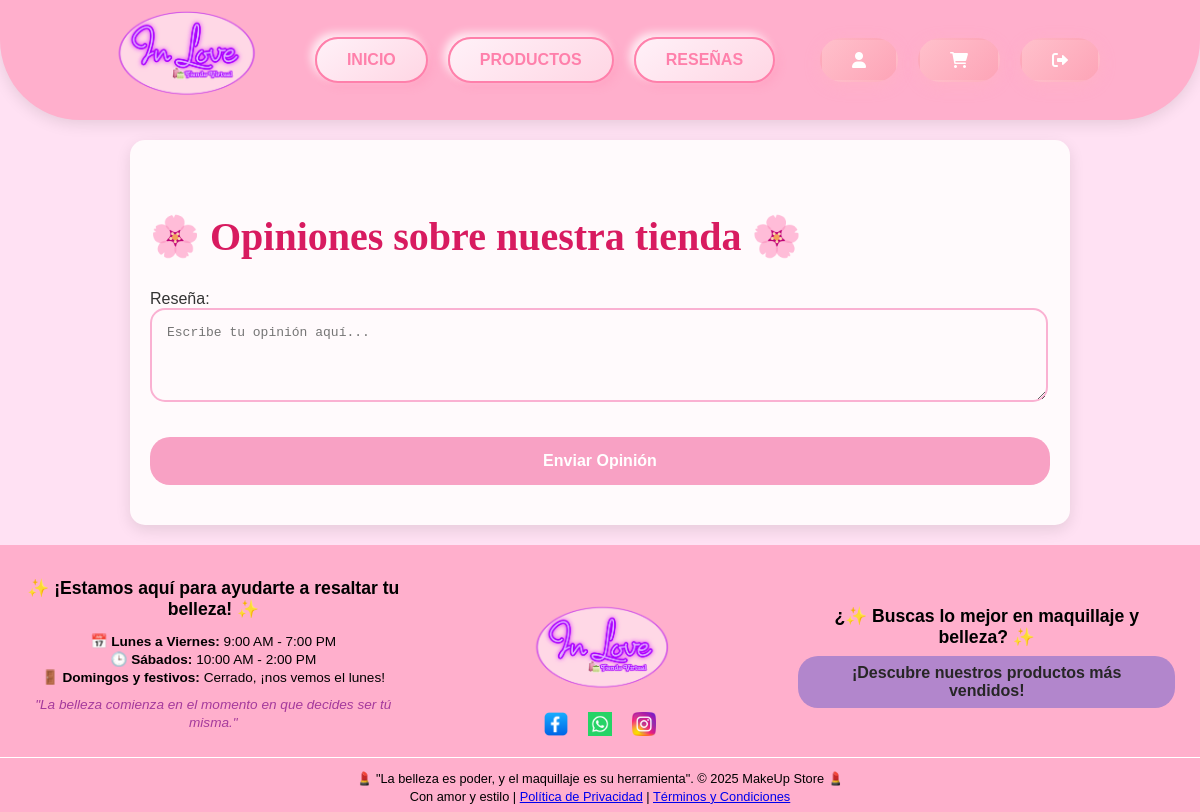
Before: /reseña2/ with the older database file.
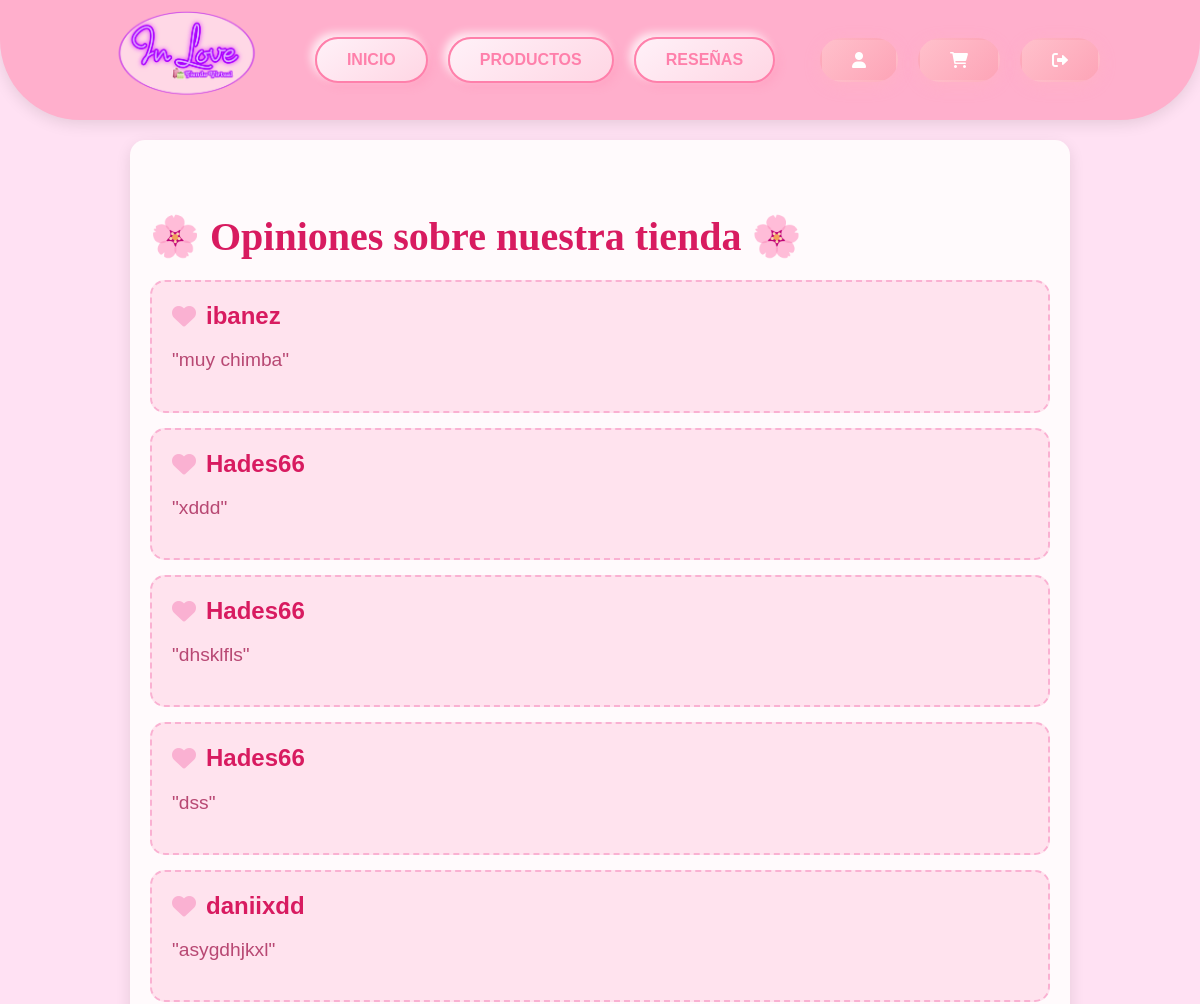
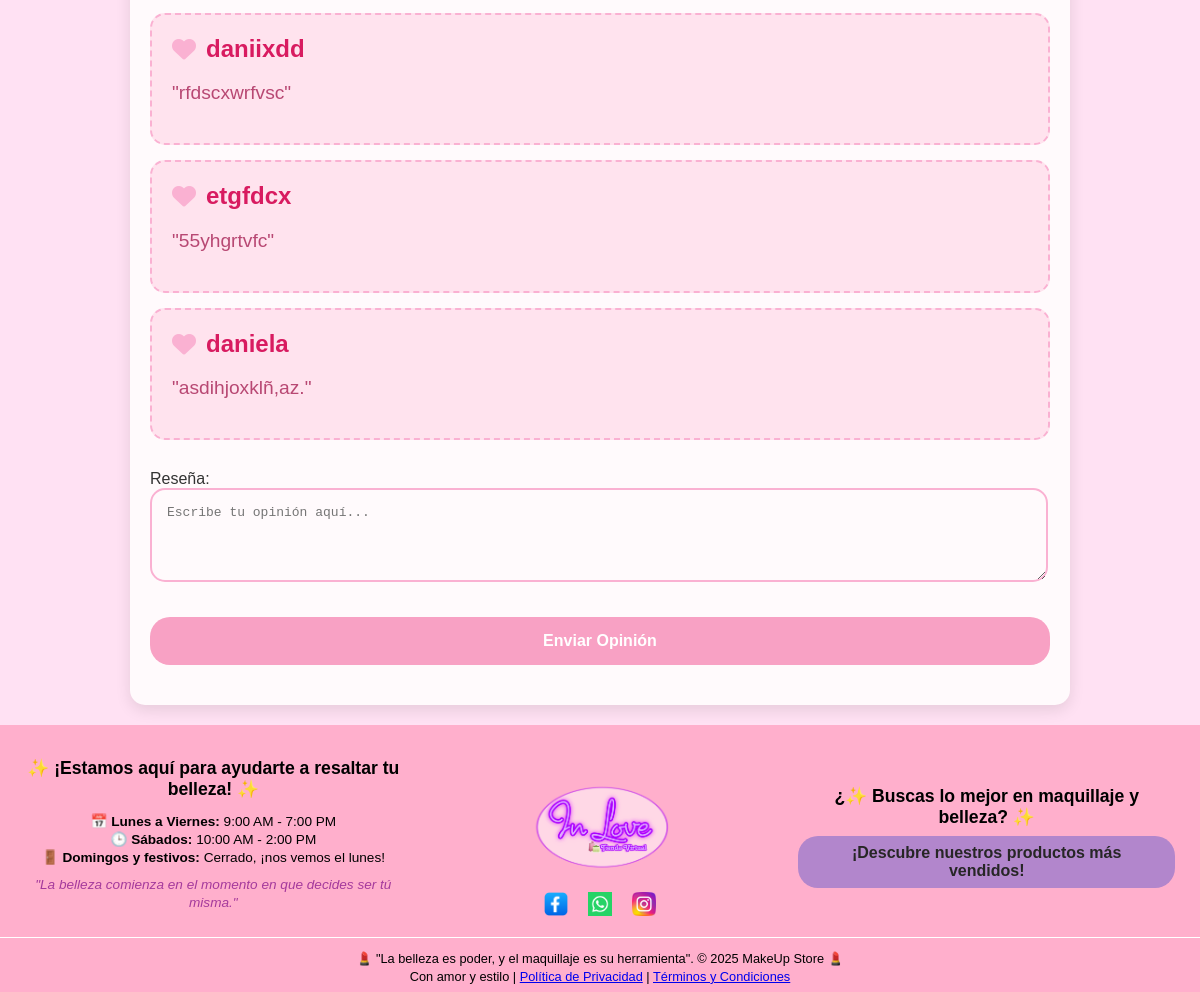
After: the same page with the newer database file (2 pictures, top to bottom).
### love/models.py (models this page shows, shortened)
class Reseña2(models.Model):
    usuario = models.ForeignKey(User, on_delete=models.CASCADE, default=1)
    nombre = models.CharField(max_length=100)
    reseña = models.TextField()
    fecha = models.DateTimeField(auto_now_add=True)

### love/forms.py
class ReseñaForm(forms.ModelForm):
    class Meta:
        model = Reseña2
        fields = ['reseña']  # Solo el campo reseña, ya que el nombre se asigna automáticamente en la vista
        widgets = {
            'reseña': forms.Textarea(attrs={'placeholder': 'Escribe tu opinión aquí...', 'rows': 4}),
        }

### love/views.py (called while the page is built)
def reseña2(request):
    if request.method == 'POST':
        form = ReseñaForm(request.POST)
        if form.is_valid():
            reseña = form.save(commit=False)  # No guardamos aún
            reseña.usuario = request.user  # Asignamos el usuario que está logueado
            reseña.nombre = request.user.username  # Usamos el nombre del usuario automáticamente
            reseña.save()  # Guardamos la reseña
            return redirect('reseña2')  # Redirigimos para que no se repita el envío
    else:
        form = ReseñaForm()
    todas_reseñas = Reseña2.objects.all().order_by('-fecha')
    return render(request, 'tienda/reseña2.html', {
        'form': form,
        'reseñas': todas_reseñas,
    })

### love/templates/tienda/reseña2.html (shortened to what this page needs)
<!DOCTYPE html>
<html lang="es">
  <head>
    {% load static %}
    <link rel="stylesheet" href="/love/static/productos/css/style.css" />
    <link
      rel="stylesheet"
      href="https://cdnjs.cloudflare.com/ajax/libs/font-awesome/6.0.0-beta3/css/all.min.css"
    />
  </head>
  <body>
    <header>
        <div class="logo">
            <img src="/love/static/productos/images/inloveimag.png" alt="MakeUp Store Logo">
        </div>
        <nav>
            <a href="{% url 'index' %}">INICIO</a>
            <a href="{% url 'articulos2' %}">PRODUCTOS</a>
            <a href="{% url 'reseña2' %}">RESEÑAS</a>
        </nav>
        <div class="contact-info">
            <a href="{% url 'profile' %}" class="contact-button">
                <i class="fas fa-user"></i>
            </a>
            <a href="{% url 'carrito' %}" class="contact-button">
                <i class="fas fa-shopping-cart"></i>
            </a>
            <a href="#" class="contact-button" onclick="confirmExit()">
                <i class="fas fa-sign-out-alt"></i>
            </a>
        </div>
    </header>
<main>
  <div class="reseñas-section">
      <h2>🌸 Opiniones sobre nuestra tienda 🌸</h2>
      <div class="reseñas-list">
          {% for reseña in reseñas %}
              <div class="reseña">
                  <h3><i class="fas fa-heart"></i> {{ reseña.nombre }}</h3>
                  <p>"{{ reseña.reseña }}"</p>
              </div>
          {% endfor %}
      </div>
      <form method="POST" class="add-reseña-form">
          {{ form.as_p }}
          <button type="submit">Enviar Opinión</button>
      </form>
  </div>
</main>
    <footer>
      <div class="footer-container">
        <div class="footer-section">
          <h3>✨ ¡Estamos aquí para ayudarte a resaltar tu belleza! ✨</h3>
          <p>
            📅 <strong>Lunes a Viernes:</strong> 9:00 AM - 7:00 PM<br />
            🕒 <strong>Sábados:</strong> 10:00 AM - 2:00 PM<br />
            🚪 <strong>Domingos y festivos:</strong> Cerrado, ¡nos vemos el
            lunes!
          </p>
          <p class="beauty-quote">
            "La belleza comienza en el momento en que decides ser tú misma."
          </p>
        </div>
        <div class="footer-section">
          <h3>
            <img
              src="/love/static/productos/images/inloveimag.png"
              alt="Logo"
            />
          </h3>
          <div class="social-icons">
            <a href="#"
              ><img
                src="/love/static/productos/images/faceb.png"
                alt="Facebook"
            /></a>
            <a href="#"
              ><img
                src="/love/static/productos/images/whats.png"
                alt="WhatsApp"
            /></a>
            <a href="#"
              ><img
                src="/love/static/productos/images/insta.png"
                alt="Instagram"
            /></a>
          </div>
        </div>
        <div class="footer-section contact-us">
          <h3>¿✨ Buscas lo mejor en maquillaje y belleza? ✨</h3>
          <a href="./#" class="btn-contact"
            >¡Descubre nuestros productos más vendidos!</a
          >
        </div>
      </div>
      <div class="footer-bottom">
        <p>
          💄 "La belleza es poder, y el maquillaje es su herramienta". © 2025
          MakeUp Store 💄
        </p>
        <p>
          Con amor y estilo | <a href="#">Política de Privacidad</a> |
          <a href="#">Términos y Condiciones</a>
        </p>
      </div>
    </footer>
  </body>
</html>

Changed rows visible on the page:
added Reseña2: nombre "ibanez", reseña "muy chimba"
added Reseña2: nombre "Hades66", reseña "xddd"
added Reseña2: nombre "Hades66", reseña "dhsklfls"
added Reseña2: nombre "Hades66", reseña "dss"
added Reseña2: nombre "daniixdd", reseña "asygdhjkxl"
added Reseña2: nombre "daniixdd", reseña "rfdscxwrfvsc"
added Reseña2: nombre "etgfdcx", reseña "55yhgrtvfc"
added Reseña2: nombre "daniela", reseña "asdihjoxklñ,az."
